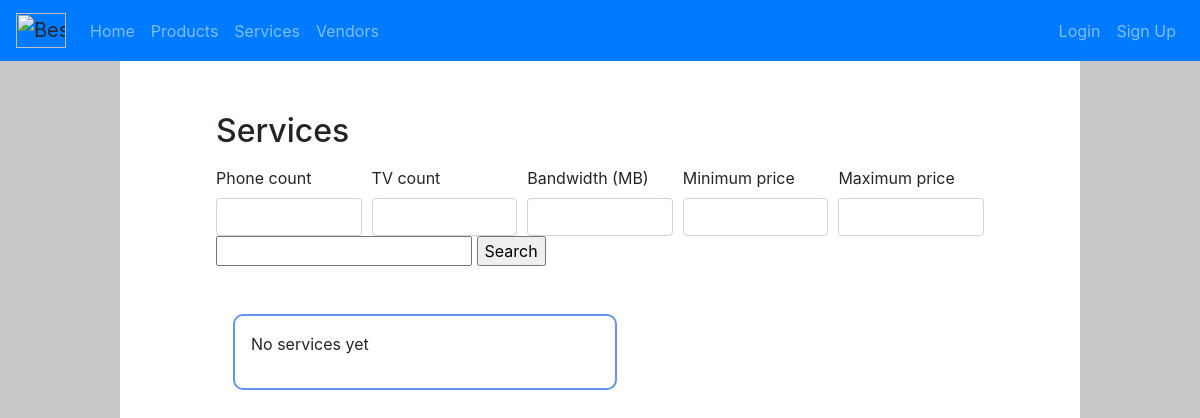
Page /products/services/ on the earlier database version.
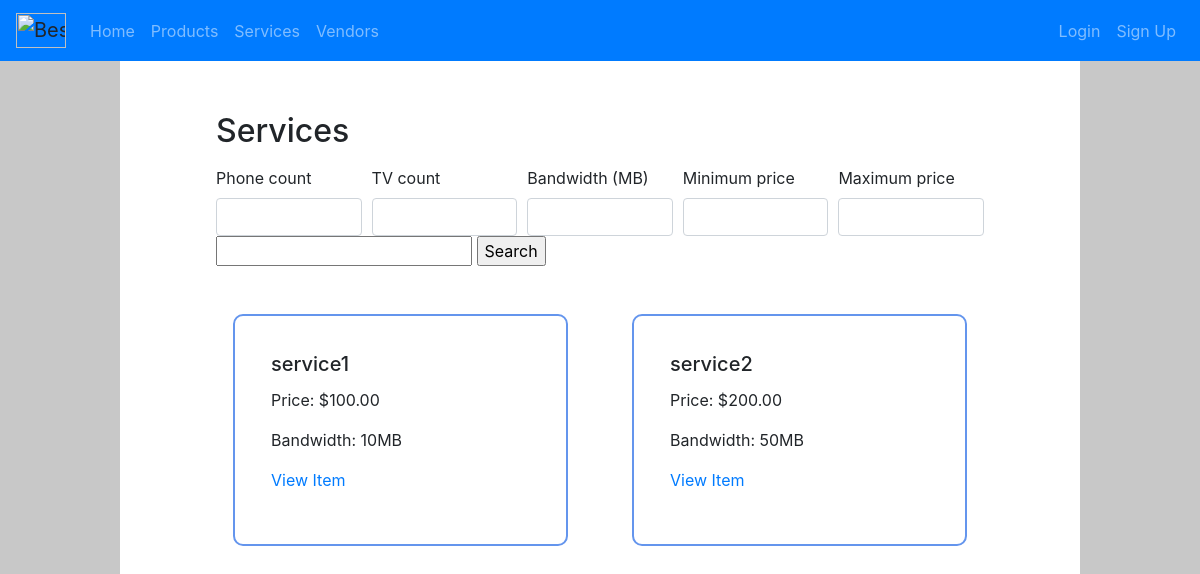
Same page on the later database version.
### products/models.py (models this page shows, shortened)
class Service(models.Model):
    name = models.CharField(max_length=200, null=False)
    price = models.DecimalField(max_digits=10, decimal_places=2, null=False)
    description = models.CharField(max_length=200, null=False)
    bandwidth = models.PositiveIntegerField(null=False, validators=[MinValueValidator(1), MaxValueValidator(100)],)
    vendor = models.ForeignKey(Vendor, verbose_name="vendor", on_delete=models.CASCADE, null=False)
    class Meta:
        ordering = ('name', 'bandwidth',)

### products/views.py (the view)
# urls.py: path("services/", views.services, name='services'),
def services(request):
    context = {}
    if request.POST.get('View', None):
        context["service"] = Service.objects.filter(id=request.POST.get("service"))
        return HttpResponseRedirect(reverse('item', args=(id,)), context)
    filters = {
        key: value
        for key, value in request.POST.items()
        if key in [] and value != ""
    }
    query_name = request.POST.get('name', None)
    if (query_name == None):
        query_name = ""
    qs = Service.objects.filter(name__contains=query_name, **filters)
    context["services"] = qs
    return render(request, 'services.html', context)

### templates/services.html (shortened to what this page needs)
{% extends "base.html" %}
{% block content %}
  <h2>Services</h2>
  <form action="" method="POST">
    <div class="form-row">
      <div class="col form-outline">
        <label class="form-label" for="phones">Phone count</label>
        <input type="number" min="{{ min_price }}" max="{{ max_price }}" id="min_price" name="min_price" class="form-control" />
      </div>
      <div class="col form-outline">
        <label class="form-label" for="tvs">TV count</label>
        <input type="number" min="{{ min_price }}" max="{{ max_price }}" id="min_price" name="min_price" class="form-control" />
      </div>
      <div class="col form-outline">
        <label class="form-label" for="bandwidth">Bandwidth (MB)</label>
        <input type="number" min="{{ min_price }}" max="{{ max_price }}" id="min_price" name="min_price" class="form-control" />
      </div>
      <div class="col form-outline">
        <label class="form-label" for="min_price">Minimum price</label>
        <input type="number" min="{{ min_price }}" max="{{ max_price }}" id="min_price" name="min_price" class="form-control" />
      </div>
      <div class="col form-outline">
        <label class="form-label" for="max_price">Maximum price</label>
        <input type="number" min="{{ min_price }}" max="{{ max_price }}" id="max_price" name="max_price" class="form-control" />
      </div>
    </div>
    <input type="text" name="name">
    <input type="submit" name="submit" value="Search">
  </form>
  <div class="row">
    {% for service in services %}
      <div class="col" id="product">
        <form action="add_to_cart" method="POST" value="{{ request.path }}">
          <div class="card-body">
            <h5 class="card-title">{{ service.name }}</h5>
            <p class="card-text">Price: ${{ service.price }}</p>
            <p class="card-text">Bandwidth: {{ service.bandwidth }}MB</p>
            <a href="{% url 'services' %}{{ service.id }}" class="card-link">View Item</a>
          </div>
        </form>
      </div>
      {% empty %}
        <div class="col" id="product">
          <p>No services yet</p>
        </div>
    {% endfor %}
  </div>
{% endblock %}

### templates/base.html (shortened to what this page needs)
{% load static %}
<link rel="stylesheet" type="text/css" href="{% static 'style.css' %}">
<!DOCTYPE html>
<html lang="en">
  <head>
    <link rel="stylesheet" href="https://stackpath.bootstrapcdn.com/bootstrap/4.1.3/css/bootstrap.min.css"
>
    <link rel="stylesheet" type="text/css" href="{% static 'style.css' %}" />
  </head>
  <body>
    <nav class="navbar fixed-top navbar-expand-lg navbar-dark bg-primary">
      <div class="collapse navbar-collapse" id="navbarColor02">
        <a class="navbar-brand">
          <img src="https://upload.wikimedia.org/wikipedia/commons/f/f5/Best_Buy_Logo.svg" width="50" height="35" alt="BestBuy">
        </a>
        <ul class="navbar-nav mr-auto">
          <li class="nav-item {% if nbar == 'home' %}active{% endif %}">
            <a class="nav-link" href="/">Home</a>
          </li>
          <li class="nav-item {% if nbar == 'products' %}active{% endif %}">
            <a class="nav-link" href="{% url 'products' %}">Products</a>
          </li>
          <li class="nav-item {% if nbar == 'services' %}active{% endif %}">
            <a class="nav-link" href="{% url 'services' %}">Services</a>
          </li>
          <li class="nav-item {% if nbar == 'vendors' %}active{% endif %}">
            <a class="nav-link" href="{% url 'vendors' %}">Vendors</a>
          </li>
        </ul>
        {% block login %}
          {% if user.is_authenticated %}
            <ul class="nav navbar-nav navbar-right">
              <li class="navbar-text">
                {{user.username}}
              </li>
              <li class="nav-item">
                <a class="nav-link" href="{% url 'cart' %}">Cart</a>
              </li>
              <li class="nav-item">
                <a class="nav-link" href="{% url 'logout' %}">Logout</a>
              </li>
            </ul>
          {% else %}
            <ul class="nav navbar-nav navbar-right">
              <li class="nav-item">
                <a class="nav-link" href="{% url 'login' %}">Login</a>
              </li>
              <li class="nav-item">
                <a class="nav-link" href="{% url 'signup' %}">Sign Up</a>
              </li>
            </ul>
          {% endif %}
        {% endblock %}
      </div>
    </nav>
    <div id="content">
      {% block content %}{% endblock %}
    </div>
  </body>
</html>

### static/style.css (style rules this page uses)
body { background-color: rgb(200, 200, 200); height: 100%; display: flex; flex-direction: column; padding-top: 16px; }
#content { background-color: white; padding: 96px; margin-left: 10vw; margin-right: 10vw; flex-grow: 1; }
h2 { margin-bottom: 16px; }
img { max-width: 100%; max-height: 100%; }
#product { min-width: 256px; max-width: 384px; margin: 32px; }
#product, #text-box { padding: 16px; border-style: solid; border-radius: 10px; border-width: 2px; border-color: cornflowerblue; }

Differences in the rows shown:
added Service: name "service1", price "100.00", bandwidth "10"
added Service: name "service2", price "200.00", bandwidth "50"
Other differences:
text no longer shown: "No services yet"
